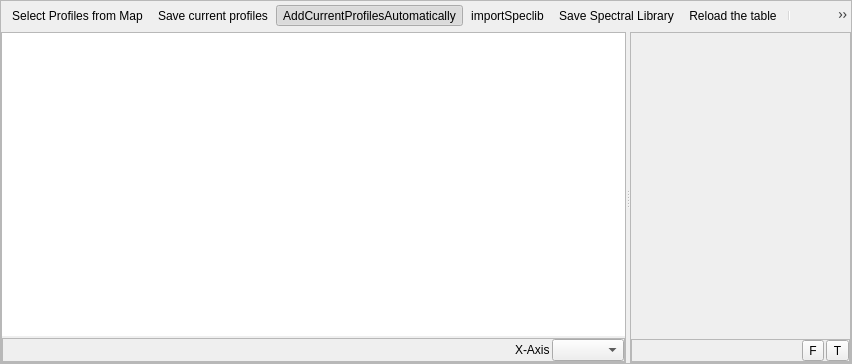
<?xml version="1.0" encoding="UTF-8"?>
<ui version="4.0">
 <class>spectralLibraryView</class>
 <widget class="QFrame" name="spectralLibraryView">
  <property name="geometry">
   <rect>
    <x>0</x>
    <y>0</y>
    <width>852</width>
    <height>364</height>
   </rect>
  </property>
  <property name="windowTitle">
   <string>Frame</string>
  </property>
  <property name="windowIcon">
   <iconset>
    <normaloff>:/enmapbox/icons/speclib.svg</normaloff>:/enmapbox/icons/speclib.svg</iconset>
  </property>
  <property name="frameShape">
   <enum>QFrame::StyledPanel</enum>
  </property>
  <property name="frameShadow">
   <enum>QFrame::Raised</enum>
  </property>
  <layout class="QVBoxLayout" name="verticalLayout" stretch="0,0">
   <property name="spacing">
    <number>2</number>
   </property>
   <property name="leftMargin">
    <number>0</number>
   </property>
   <property name="topMargin">
    <number>0</number>
   </property>
   <property name="rightMargin">
    <number>0</number>
   </property>
   <property name="bottomMargin">
    <number>0</number>
   </property>
   <item>
    <widget class="QToolBar" name="mToolbar">
     <property name="styleSheet">
      <string notr="true"/>
     </property>
     <property name="iconSize">
      <size>
       <width>18</width>
       <height>18</height>
      </size>
     </property>
     <property name="floatable">
      <bool>false</bool>
     </property>
     <addaction name="actionSelectProfilesFromMap"/>
     <addaction name="actionSaveCurrentProfiles"/>
     <addaction name="actionAddCurrentProfilesAutomatically"/>
     <addaction name="actionImportSpeclib"/>
     <addaction name="actionSaveSpeclib"/>
     <addaction name="actionReload"/>
     <addaction name="separator"/>
     <addaction name="actionToggleEditing"/>
     <addaction name="actionSaveEdits"/>
     <addaction name="actionDeleteSelected"/>
     <addaction name="actionCutSelectedRows"/>
     <addaction name="actionCopySelectedRows"/>
     <addaction name="actionPasteFeatures"/>
     <addaction name="separator"/>
     <addaction name="actionSelectAll"/>
     <addaction name="actionInvertSelection"/>
     <addaction name="actionRemoveSelection"/>
     <addaction name="actionPanMapToSelectedRows"/>
     <addaction name="actionZoomMapToSelectedRows"/>
     <addaction name="separator"/>
     <addaction name="actionAddAttribute"/>
     <addaction name="actionRemoveAttribute"/>
    </widget>
   </item>
   <item>
    <widget class="QSplitter" name="splitter">
     <property name="orientation">
      <enum>Qt::Horizontal</enum>
     </property>
     <widget class="QFrame" name="graphicFrame">
      <property name="sizePolicy">
       <sizepolicy hsizetype="Preferred" vsizetype="Preferred">
        <horstretch>1</horstretch>
        <verstretch>0</verstretch>
       </sizepolicy>
      </property>
      <property name="frameShape">
       <enum>QFrame::StyledPanel</enum>
      </property>
      <property name="frameShadow">
       <enum>QFrame::Raised</enum>
      </property>
      <layout class="QVBoxLayout" name="verticalLayout_3">
       <property name="spacing">
        <number>2</number>
       </property>
       <property name="leftMargin">
        <number>0</number>
       </property>
       <property name="topMargin">
        <number>0</number>
       </property>
       <property name="rightMargin">
        <number>0</number>
       </property>
       <property name="bottomMargin">
        <number>0</number>
       </property>
       <item>
        <widget class="SpectralLibraryPlotWidget" name="plotWidget">
         <property name="frameShape">
          <enum>QFrame::NoFrame</enum>
         </property>
        </widget>
       </item>
       <item>
        <widget class="QFrame" name="btnBarPlotOptions">
         <property name="frameShape">
          <enum>QFrame::StyledPanel</enum>
         </property>
         <property name="frameShadow">
          <enum>QFrame::Raised</enum>
         </property>
         <layout class="QHBoxLayout" name="horizontalLayout_2">
          <property name="spacing">
           <number>2</number>
          </property>
          <property name="leftMargin">
           <number>0</number>
          </property>
          <property name="topMargin">
           <number>0</number>
          </property>
          <property name="rightMargin">
           <number>0</number>
          </property>
          <property name="bottomMargin">
           <number>0</number>
          </property>
          <item>
           <spacer name="horizontalSpacer_3">
            <property name="orientation">
             <enum>Qt::Horizontal</enum>
            </property>
            <property name="sizeHint" stdset="0">
             <size>
              <width>40</width>
              <height>20</height>
             </size>
            </property>
           </spacer>
          </item>
          <item>
           <widget class="QLabel" name="label">
            <property name="text">
             <string>X-Axis</string>
            </property>
           </widget>
          </item>
          <item>
           <widget class="QComboBox" name="cbXUnit">
            <property name="minimumSize">
             <size>
              <width>0</width>
              <height>0</height>
             </size>
            </property>
            <property name="toolTip">
             <string>Select the unti of x-axis.</string>
            </property>
           </widget>
          </item>
         </layout>
        </widget>
       </item>
      </layout>
     </widget>
     <widget class="QFrame" name="dualViewFrame">
      <property name="sizePolicy">
       <sizepolicy hsizetype="Preferred" vsizetype="Preferred">
        <horstretch>1</horstretch>
        <verstretch>0</verstretch>
       </sizepolicy>
      </property>
      <property name="frameShape">
       <enum>QFrame::StyledPanel</enum>
      </property>
      <property name="frameShadow">
       <enum>QFrame::Raised</enum>
      </property>
      <layout class="QVBoxLayout" name="verticalLayout_2">
       <property name="spacing">
        <number>2</number>
       </property>
       <property name="leftMargin">
        <number>0</number>
       </property>
       <property name="topMargin">
        <number>0</number>
       </property>
       <property name="rightMargin">
        <number>0</number>
       </property>
       <property name="bottomMargin">
        <number>0</number>
       </property>
       <item>
        <widget class="QgsDualView" name="mDualView" native="true">
         <property name="sizePolicy">
          <sizepolicy hsizetype="Preferred" vsizetype="Preferred">
           <horstretch>0</horstretch>
           <verstretch>2</verstretch>
          </sizepolicy>
         </property>
        </widget>
       </item>
       <item>
        <widget class="QFrame" name="btnBarDualViewOptions">
         <property name="frameShape">
          <enum>QFrame::StyledPanel</enum>
         </property>
         <property name="frameShadow">
          <enum>QFrame::Raised</enum>
         </property>
         <layout class="QHBoxLayout" name="horizontalLayout_3">
          <property name="spacing">
           <number>2</number>
          </property>
          <property name="leftMargin">
           <number>0</number>
          </property>
          <property name="topMargin">
           <number>0</number>
          </property>
          <property name="rightMargin">
           <number>0</number>
          </property>
          <property name="bottomMargin">
           <number>0</number>
          </property>
          <item>
           <spacer name="horizontalSpacer_4">
            <property name="orientation">
             <enum>Qt::Horizontal</enum>
            </property>
            <property name="sizeHint" stdset="0">
             <size>
              <width>40</width>
              <height>20</height>
             </size>
            </property>
           </spacer>
          </item>
          <item>
           <widget class="QToolButton" name="btnFormView">
            <property name="text">
             <string>F</string>
            </property>
           </widget>
          </item>
          <item>
           <widget class="QToolButton" name="btnTableView">
            <property name="text">
             <string>T</string>
            </property>
           </widget>
          </item>
         </layout>
        </widget>
       </item>
      </layout>
     </widget>
    </widget>
   </item>
  </layout>
  <action name="actionImportSpeclib">
   <property name="icon">
    <iconset resource="speclibresources.qrc">
     <normaloff>:/speclibimages/icons/speclib_add.svg</normaloff>:/speclibimages/icons/speclib_add.svg</iconset>
   </property>
   <property name="text">
    <string>importSpeclib</string>
   </property>
   <property name="toolTip">
    <string>Import Spectral Library</string>
   </property>
  </action>
  <action name="actionSaveSpeclib">
   <property name="icon">
    <iconset resource="speclibresources.qrc">
     <normaloff>:/speclibimages/icons/speclib_save.svg</normaloff>:/speclibimages/icons/speclib_save.svg</iconset>
   </property>
   <property name="text">
    <string>Save Spectral Library</string>
   </property>
   <property name="toolTip">
    <string>Save Profiles in Spectral Library</string>
   </property>
  </action>
  <action name="mActionCopySelectedRows">
   <property name="icon">
    <iconset>
     <normaloff>:/images/themes/default/mActionEditCopy.svg</normaloff>:/images/themes/default/mActionEditCopy.svg</iconset>
   </property>
   <property name="text">
    <string>Copy selected rows to clipboard</string>
   </property>
   <property name="toolTip">
    <string>Copy selected rows to clipboard (Ctrl+C)</string>
   </property>
   <property name="shortcut">
    <string>Ctrl+C</string>
   </property>
  </action>
  <action name="actionAddAttribute">
   <property name="icon">
    <iconset>
     <normaloff>:/images/themes/default/mActionNewAttribute.svg</normaloff>:/images/themes/default/mActionNewAttribute.svg</iconset>
   </property>
   <property name="text">
    <string>New field</string>
   </property>
   <property name="toolTip">
    <string>New field (Ctrl+W)</string>
   </property>
   <property name="shortcut">
    <string>Ctrl+W</string>
   </property>
  </action>
  <action name="actionPasteFeatures">
   <property name="icon">
    <iconset>
     <normaloff>:/images/themes/default/mActionEditPaste.svg</normaloff>:/images/themes/default/mActionEditPaste.svg</iconset>
   </property>
   <property name="text">
    <string>Paste features from clipboard</string>
   </property>
   <property name="toolTip">
    <string>Paste features from clipboard (Ctrl+V)</string>
   </property>
   <property name="shortcut">
    <string>Ctrl+V</string>
   </property>
  </action>
  <action name="actionRemoveAttribute">
   <property name="icon">
    <iconset>
     <normaloff>:/images/themes/default/mActionDeleteAttribute.svg</normaloff>:/images/themes/default/mActionDeleteAttribute.svg</iconset>
   </property>
   <property name="text">
    <string>Delete field</string>
   </property>
   <property name="toolTip">
    <string>Delete field (Ctrl+L)</string>
   </property>
   <property name="shortcut">
    <string>Ctrl+L</string>
   </property>
  </action>
  <action name="actionSaveEdits">
   <property name="icon">
    <iconset>
     <normaloff>:/images/themes/default/mActionSaveAllEdits.svg</normaloff>:/images/themes/default/mActionSaveAllEdits.svg</iconset>
   </property>
   <property name="text">
    <string>Save edits</string>
   </property>
   <property name="toolTip">
    <string>Save edits (Ctrl+S)</string>
   </property>
   <property name="shortcut">
    <string>Ctrl+S</string>
   </property>
  </action>
  <action name="actionToggleEditing">
   <property name="checkable">
    <bool>true</bool>
   </property>
   <property name="icon">
    <iconset>
     <normaloff>:/images/themes/default/mActionToggleEditing.svg</normaloff>:/images/themes/default/mActionToggleEditing.svg</iconset>
   </property>
   <property name="text">
    <string>Toggle editing mode</string>
   </property>
   <property name="toolTip">
    <string>Toggle editing mode (Ctrl+E)</string>
   </property>
   <property name="shortcut">
    <string>Ctrl+E</string>
   </property>
  </action>
  <action name="actionSelectProfilesFromMap">
   <property name="icon">
    <iconset resource="speclibresources.qrc">
     <normaloff>:/speclibimages/icons/pickrasterspectrum.svg</normaloff>:/speclibimages/icons/pickrasterspectrum.svg</iconset>
   </property>
   <property name="text">
    <string>Select Profiles from Map</string>
   </property>
   <property name="toolTip">
    <string>Select new profile from map</string>
   </property>
  </action>
  <action name="actionSaveCurrentProfiles">
   <property name="checked">
    <bool>false</bool>
   </property>
   <property name="icon">
    <iconset resource="speclibresources.qrc">
     <normaloff>:/speclibimages/icons/profile2speclib.svg</normaloff>:/speclibimages/icons/profile2speclib.svg</iconset>
   </property>
   <property name="text">
    <string>Save current profiles</string>
   </property>
   <property name="toolTip">
    <string>Add current profile(s) to spectral library</string>
   </property>
   <property name="iconVisibleInMenu">
    <bool>false</bool>
   </property>
  </action>
  <action name="actionReload">
   <property name="icon">
    <iconset>
     <normaloff>:/images/themes/default/mActionReload.svg</normaloff>:/images/themes/default/mActionReload.svg</iconset>
   </property>
   <property name="text">
    <string>Reload the table</string>
   </property>
   <property name="toolTip">
    <string>Reload the table</string>
   </property>
  </action>
  <action name="actionSelectAll">
   <property name="icon">
    <iconset>
     <normaloff>:/images/themes/default/mActionSelectAll.svg</normaloff>:/images/themes/default/mActionSelectAll.svg</iconset>
   </property>
   <property name="text">
    <string>Select all</string>
   </property>
   <property name="toolTip">
    <string>Select all (Ctrl+A)</string>
   </property>
   <property name="shortcut">
    <string>Ctrl+A</string>
   </property>
  </action>
  <action name="actionInvertSelection">
   <property name="icon">
    <iconset>
     <normaloff>:/images/themes/default/mActionInvertSelection.svg</normaloff>:/images/themes/default/mActionInvertSelection.svg</iconset>
   </property>
   <property name="text">
    <string>Invert selection</string>
   </property>
   <property name="toolTip">
    <string>Invert selection (Ctrl+R)</string>
   </property>
   <property name="shortcut">
    <string>Ctrl+R</string>
   </property>
  </action>
  <action name="actionRemoveSelection">
   <property name="icon">
    <iconset>
     <normaloff>:/images/themes/default/mActionDeselectAll.svg</normaloff>:/images/themes/default/mActionDeselectAll.svg</iconset>
   </property>
   <property name="text">
    <string>Deselect all</string>
   </property>
   <property name="toolTip">
    <string>Deselect all (Ctrl+Shift+A)</string>
   </property>
   <property name="shortcut">
    <string>Ctrl+Shift+A</string>
   </property>
  </action>
  <action name="actionPanMapToSelectedRows">
   <property name="icon">
    <iconset>
     <normaloff>:/images/themes/default/mActionPanToSelected.svg</normaloff>:/images/themes/default/mActionPanToSelected.svg</iconset>
   </property>
   <property name="text">
    <string>Pan map to the selected rows</string>
   </property>
   <property name="toolTip">
    <string>Pan map to the selected rows (Ctrl+P)</string>
   </property>
   <property name="shortcut">
    <string>Ctrl+P</string>
   </property>
  </action>
  <action name="actionZoomMapToSelectedRows">
   <property name="icon">
    <iconset>
     <normaloff>:/images/themes/default/mActionZoomToSelected.svg</normaloff>:/images/themes/default/mActionZoomToSelected.svg</iconset>
   </property>
   <property name="text">
    <string>Zoom map to the selected rows</string>
   </property>
   <property name="toolTip">
    <string>Zoom map to the selected rows (Ctrl+J)</string>
   </property>
   <property name="shortcut">
    <string>Ctrl+J</string>
   </property>
  </action>
  <action name="actionDeleteSelected">
   <property name="icon">
    <iconset>
     <normaloff>:/images/themes/default/mActionDeleteSelected.svg</normaloff>:/images/themes/default/mActionDeleteSelected.svg</iconset>
   </property>
   <property name="text">
    <string>Delete selected features</string>
   </property>
   <property name="toolTip">
    <string>Delete selected features</string>
   </property>
   <property name="shortcut">
    <string>Del</string>
   </property>
  </action>
  <action name="actionCutSelectedRows">
   <property name="icon">
    <iconset>
     <normaloff>:/images/themes/default/mActionEditCut.svg</normaloff>:/images/themes/default/mActionEditCut.svg</iconset>
   </property>
   <property name="text">
    <string>Cut selected rows to clipboard</string>
   </property>
   <property name="toolTip">
    <string>Cut selected rows to clipboard (Ctrl+X)</string>
   </property>
   <property name="shortcut">
    <string>Ctrl+X</string>
   </property>
  </action>
  <action name="actionCopySelectedRows">
   <property name="icon">
    <iconset>
     <normaloff>:/images/themes/default/mActionEditCopy.svg</normaloff>:/images/themes/default/mActionEditCopy.svg</iconset>
   </property>
   <property name="text">
    <string>Copy selected rows to clipboard</string>
   </property>
   <property name="toolTip">
    <string>Copy selected rows to clipboard (Ctrl+C)</string>
   </property>
   <property name="shortcut">
    <string>Ctrl+C</string>
   </property>
  </action>
  <action name="actionAddCurrentProfilesAutomatically">
   <property name="checkable">
    <bool>true</bool>
   </property>
   <property name="checked">
    <bool>true</bool>
   </property>
   <property name="icon">
    <iconset resource="speclibresources.qrc">
     <normaloff>:/speclibimages/icons/profile2speclib_auto.svg</normaloff>:/speclibimages/icons/profile2speclib_auto.svg</iconset>
   </property>
   <property name="text">
    <string>AddCurrentProfilesAutomatically</string>
   </property>
   <property name="toolTip">
    <string>Add new profiles automatically to opened Spectral Library</string>
   </property>
  </action>
  <action name="actionFormView">
   <property name="icon">
    <iconset>
     <normaloff>:/images/themes/default/mActionFormView.svg</normaloff>:/images/themes/default/mActionFormView.svg</iconset>
   </property>
   <property name="text">
    <string>Form View</string>
   </property>
   <property name="toolTip">
    <string>Switch to form view</string>
   </property>
  </action>
  <action name="actionTableView">
   <property name="icon">
    <iconset>
     <normaloff>:/images/themes/default/mActionOpenTable.svg</normaloff>:/images/themes/default/mActionOpenTable.svg</iconset>
   </property>
   <property name="text">
    <string>Table View</string>
   </property>
   <property name="toolTip">
    <string>Switch to table view</string>
   </property>
  </action>
 </widget>
 <customwidgets>
  <customwidget>
   <class>SpectralLibraryPlotWidget</class>
   <extends>QGraphicsView</extends>
   <header>enmapbox.gui.speclib.spectrallibraries</header>
  </customwidget>
  <customwidget>
   <class>QgsDualView</class>
   <extends>QWidget</extends>
   <header>qgis.gui</header>
   <container>1</container>
  </customwidget>
 </customwidgets>
 <resources>
  <include location="speclibresources.qrc"/>
 </resources>
 <connections/>
</ui>
